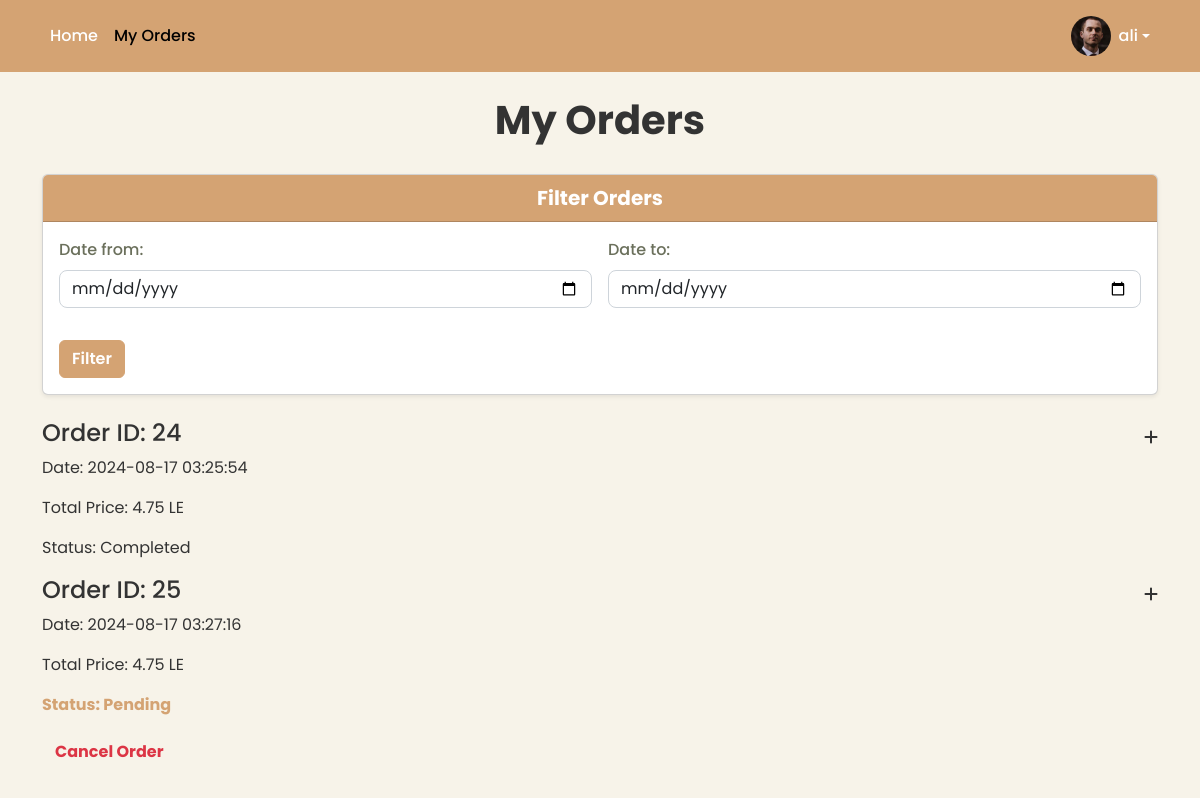
The page /myorders.php (signed in) on the database its author committed.
### tables this page shows
CREATE TABLE `users` (
  `user_id` int NOT NULL AUTO_INCREMENT,
  `user_name` varchar(255) NOT NULL,
  `email` varchar(255) NOT NULL,
  `password` varchar(255) NOT NULL,
  `room` varchar(50) DEFAULT NULL,
  `Ext` varchar(50) DEFAULT NULL,
  `image` varchar(255) DEFAULT NULL,
  `role_id` int DEFAULT NULL,
  PRIMARY KEY (`user_id`),
  UNIQUE KEY `email` (`email`),
  KEY `role_id` (`role_id`),
  CONSTRAINT `users_ibfk_1` FOREIGN KEY (`role_id`) REFERENCES `role` (`id`)
);

CREATE TABLE `orders` (
  `order_id` int NOT NULL AUTO_INCREMENT,
  `user_id` int DEFAULT NULL,
  `date` datetime NOT NULL,
  `comment` text,
  `total_price` decimal(10,2) NOT NULL,
  `status` varchar(20) DEFAULT NULL,
  PRIMARY KEY (`order_id`),
  KEY `user_id` (`user_id`),
  CONSTRAINT `orders_ibfk_1` FOREIGN KEY (`user_id`) REFERENCES `users` (`user_id`)
);

### get_user_orders.php (the view, shortened to what this page needs)
<?php
include 'db_connect.php';
$user_id = isset($_SESSION['user_id']) ? $_SESSION['user_id'] : '';
$query = "SELECT o.order_id, o.date, o.total_price, o.status
          FROM orders o
          WHERE o.user_id = :user_id";
$stmt = $conn->prepare($query);
$stmt->bindParam(':user_id', $user_id);
$stmt->execute();
$orders = $stmt->fetchAll(PDO::FETCH_ASSOC);
if (count($orders) > 0) {
    foreach ($orders as $order) {
        $status_class = '';
        $show_cancel_button = '';
        switch ($order['status']) {
            case 'pending':
                $status_class = 'status-processing';
                $show_cancel_button = "<button class='btn cancel-btn' data-order-id='{$order['order_id']}'>Cancel Order</button>";
                break;
        }
        echo "
            <div class='order-row'>
                <div class='d-flex justify-content-between align-items-center'>
                    <h4>Order ID: {$order['order_id']}</h4>
                    <div class='toggle-icon fas fa-plus'></div>
                </div>
                <p>Date: {$order['date']}</p>
                <p>Total Price: {$order['total_price']} LE</p>
                <p class='{$status_class}'>Status: " . ucfirst($order['status']) . "</p>
                <div class='order-details' style='display: none;'>
        ";
        echo "
                </div>
                {$show_cancel_button}
            </div>
        ";
    }
} else {
    echo '<div class="no-data">No orders found.</div>';
}
?>

### navbar.php (shortened to what this page needs)
<?php
$servername = "localhost";
$username = "abdo";
$password = "123456";
$database = "cafeteria";
try {
    $con = new PDO("mysql:host=$servername;dbname=$database", $username, $password);
    $con->setAttribute(PDO::ATTR_ERRMODE, PDO::ERRMODE_EXCEPTION);
} catch(PDOException $e) {
    echo "Connection failed: " . $e->getMessage();
    exit();
}
$user_id = isset($_SESSION['user_id']) ? $_SESSION['user_id'] : '';
$query = "SELECT user_name, image FROM users WHERE user_id = :user_id";
$stmt = $con->prepare($query);
$stmt->bindParam(':user_id', $user_id);
$stmt->execute();
$user = $stmt->fetch(PDO::FETCH_ASSOC);
$username = $user['user_name'] ?? 'Guest';
$image = $user['image'] ?? 'default.jpg';
?>
<nav class="navbar navbar-expand-lg">
    <div class="container">
        <ul class="navbar-nav me-auto">
            <li class="nav-item">
                <a class="nav-link" href="add_user_order.php">Home</a>
            </li>
            <li class="nav-item">
                <a class="nav-link active" href="myorders.php">My Orders</a>
            </li>
        </ul>
        <ul class="navbar-nav ms-auto d-flex align-items-center">
            <li class="nav-item dropdown">
                <a class="nav-link dropdown-toggle d-flex align-items-center" href="#" id="navbarDropdown" role="button" data-bs-toggle="dropdown" aria-expanded="false">
                    <img src="images/<?php echo htmlspecialchars($image); ?>" alt="User Image" class="rounded-circle me-2" width="40" height="40">
                    <span><?php echo htmlspecialchars($username); ?></span>
                </a>
            </li>
        </ul>
    </div>
</nav>

### myorders.php (style rules this page uses)
body { font-family: 'Poppins', sans-serif; background-color: #f7f3e9; color: #333; }
.order-row { cursor: pointer; transition: background-color 0.3s ease; }
.status-processing { color: #d4a373; font-weight: bold; }
.cancel-btn { color: #dc3545; font-weight: bold; cursor: pointer; }
.navbar { background-color: #d4a373; }
.navbar-nav .nav-link { color: #fff; font-weight: 500; }

### rows shown on the page
users: image (picture), user_name "ali"
orders: order_id "24", date "2024-08-17 03:25:54", total_price "4.75", status "Completed"
orders: order_id "25", date "2024-08-17 03:27:16", total_price "4.75", status "Pending"
